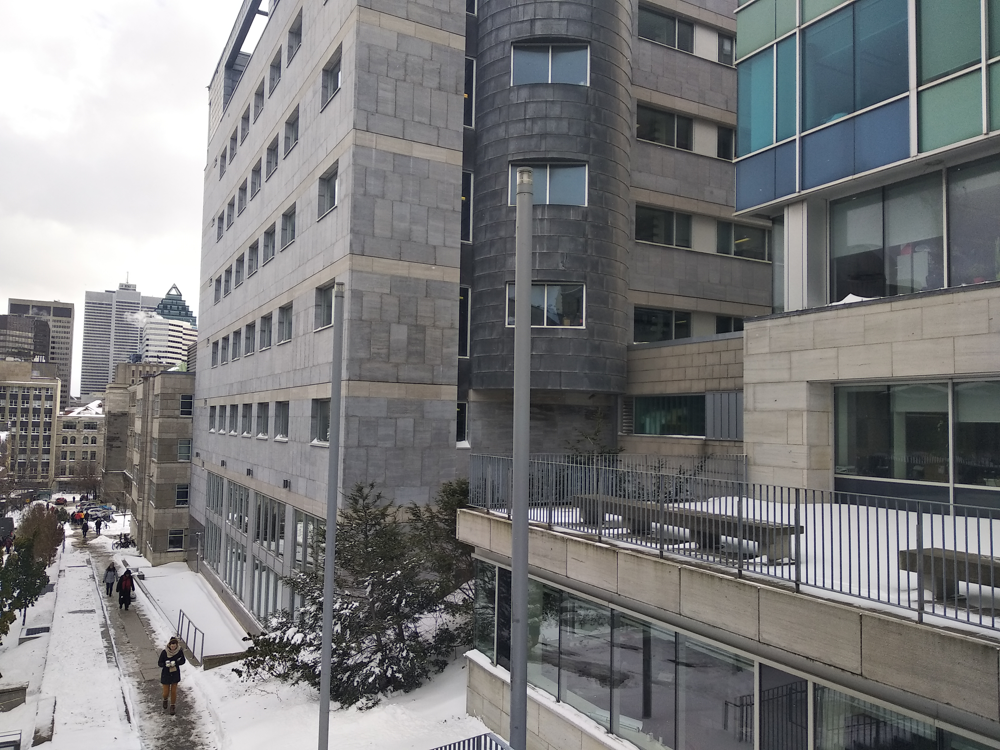
%> input picture Assignment3/horizontal/1.png, 1000 x 750 px
$ octave q2.m   (GNU Octave 9; MATLAB toolbox functions it lacks are replaced by stand-ins)
%> lines starting %> are read from the running program, lines starting %| are printed output that depends on the picture
### 558a3/getHorizontalPairs.m
function [allpairs, allfeatures, allkeypoints] = getHorizontalPairs(level, threshold)
    inum = 6;
    allfeatures = cell(inum, 1);
    allkeypoints = cell(inum, 1);
    allpairs = cell(inum-1, 1);
    for i = 1:inum
        path = strcat('horizontal/', num2str(i-1), '.png');
        rgb = imread(path);
        img = single(rgb2gray(rgb));
        [keypoints, features] = sift(img,'Levels',level,'PeakThresh',threshold);
        keypoints = keypoints';
        features = features';
        allkeypoints{i} = keypoints;
        allfeatures{i} = features;
    end
    for i = 1:inum-1
        pairstmp = matchFeatures(allfeatures{i}, allfeatures{i+1});
        allpairs{i} = pairstmp;
    end
end

### Assignment3/q2.m
clear all;
clc;
path1 = 'horizontal/1.png';
path2 = 'horizontal/2.png';
%
rgb1 = imread(path1);
%> rgb1 is the input picture: size 750x1000x3 uint8; mean R, G, B 123.3, 123.6, 124.6
rgb2 = imread(path2);
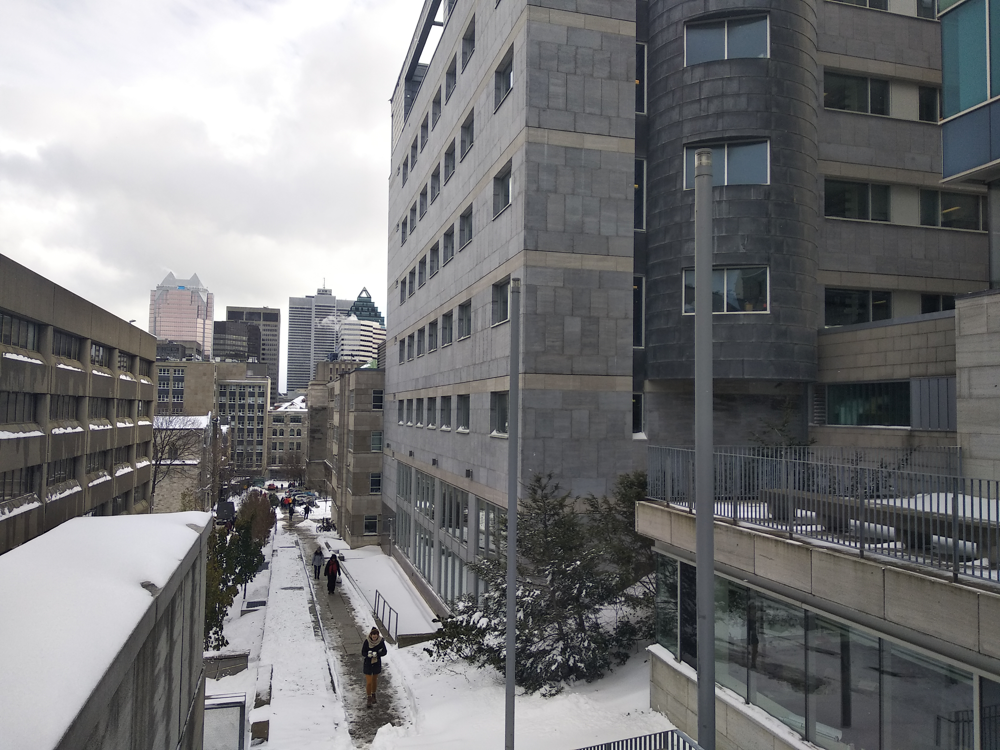
%> input picture Assignment3/horizontal/2.png, 1000 x 750 px
%> rgb2 is the input picture: size 750x1000x3 uint8; mean R, G, B 120.4, 120.8, 122.3
img1 = single(rgb2gray(rgb1));
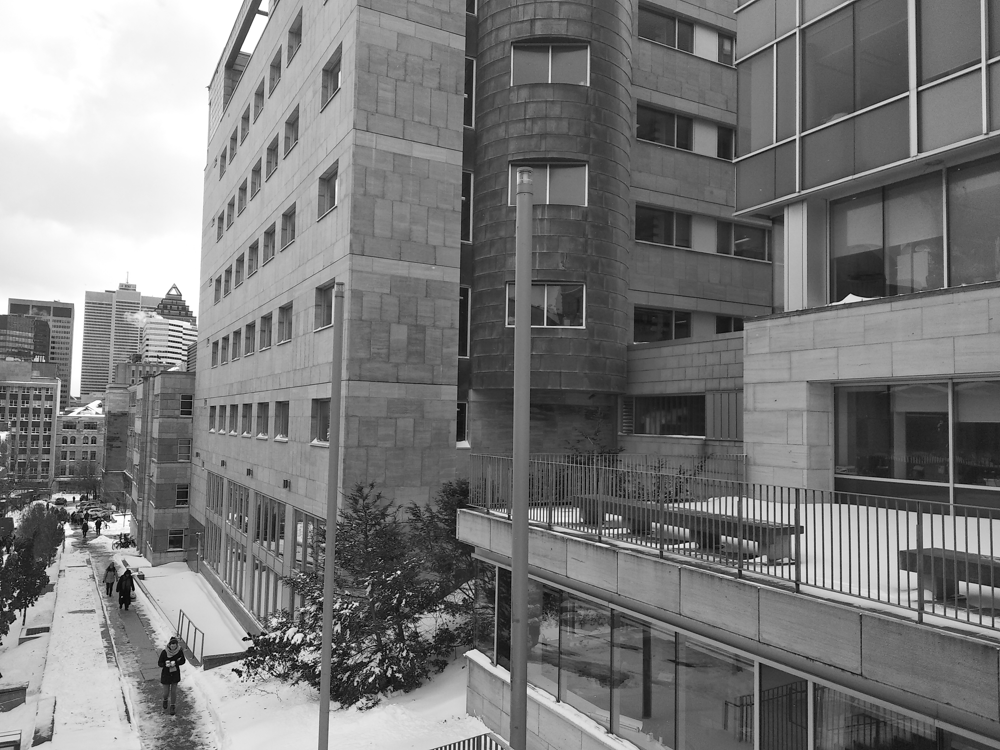
%> img1: size 750x1000 single; min 0, max 255, mean 123.7
img2 = single(rgb2gray(rgb2));
% [8 lines of commented-out code are left out]
[allpairs, allfeatures, allkeypoints] = getHorizontalPairs(4, 5);
%> the run ends on the next line
